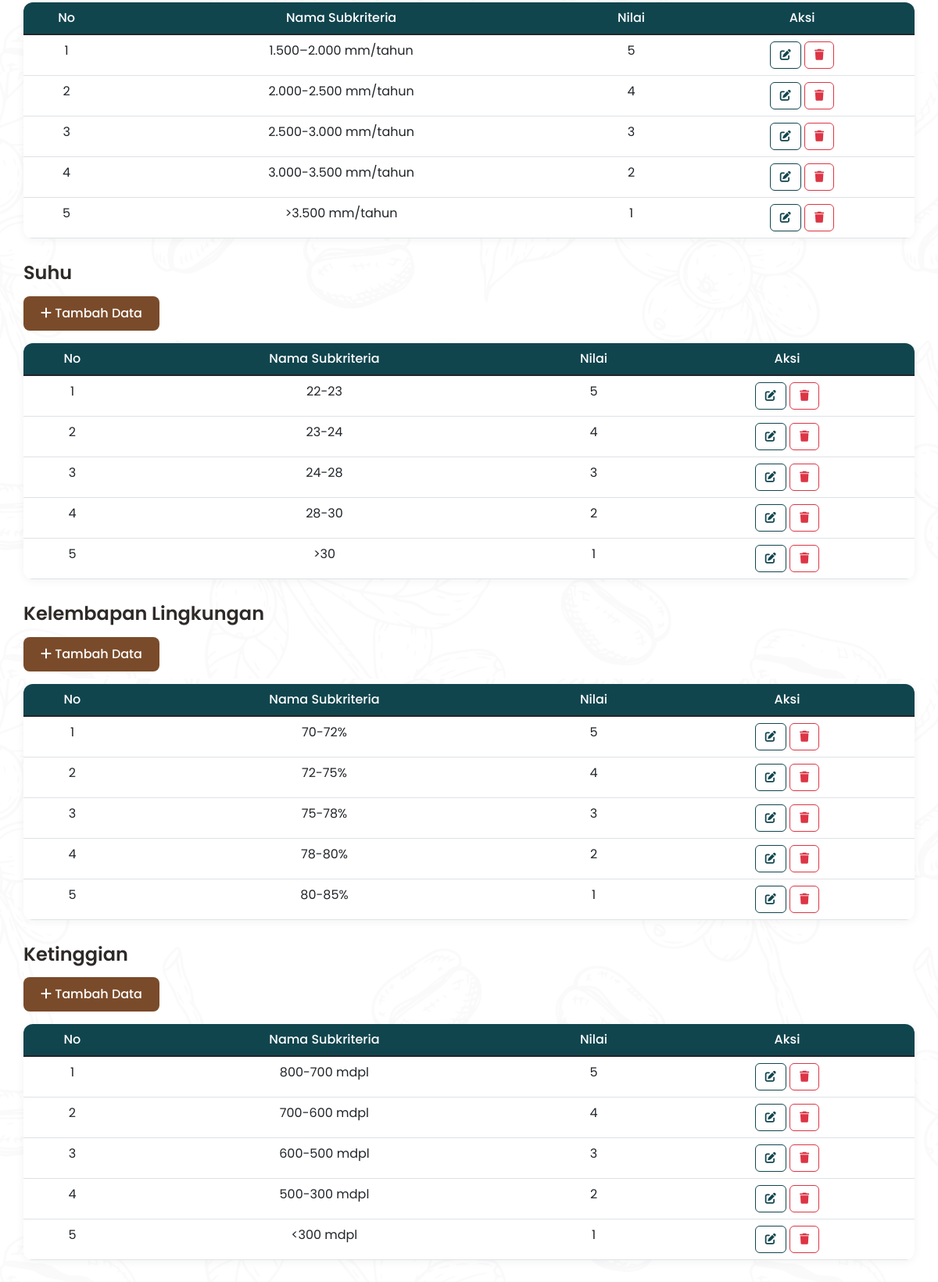
/subkriteria.php (signed in, lower part), run on an earlier commit of the app's database.
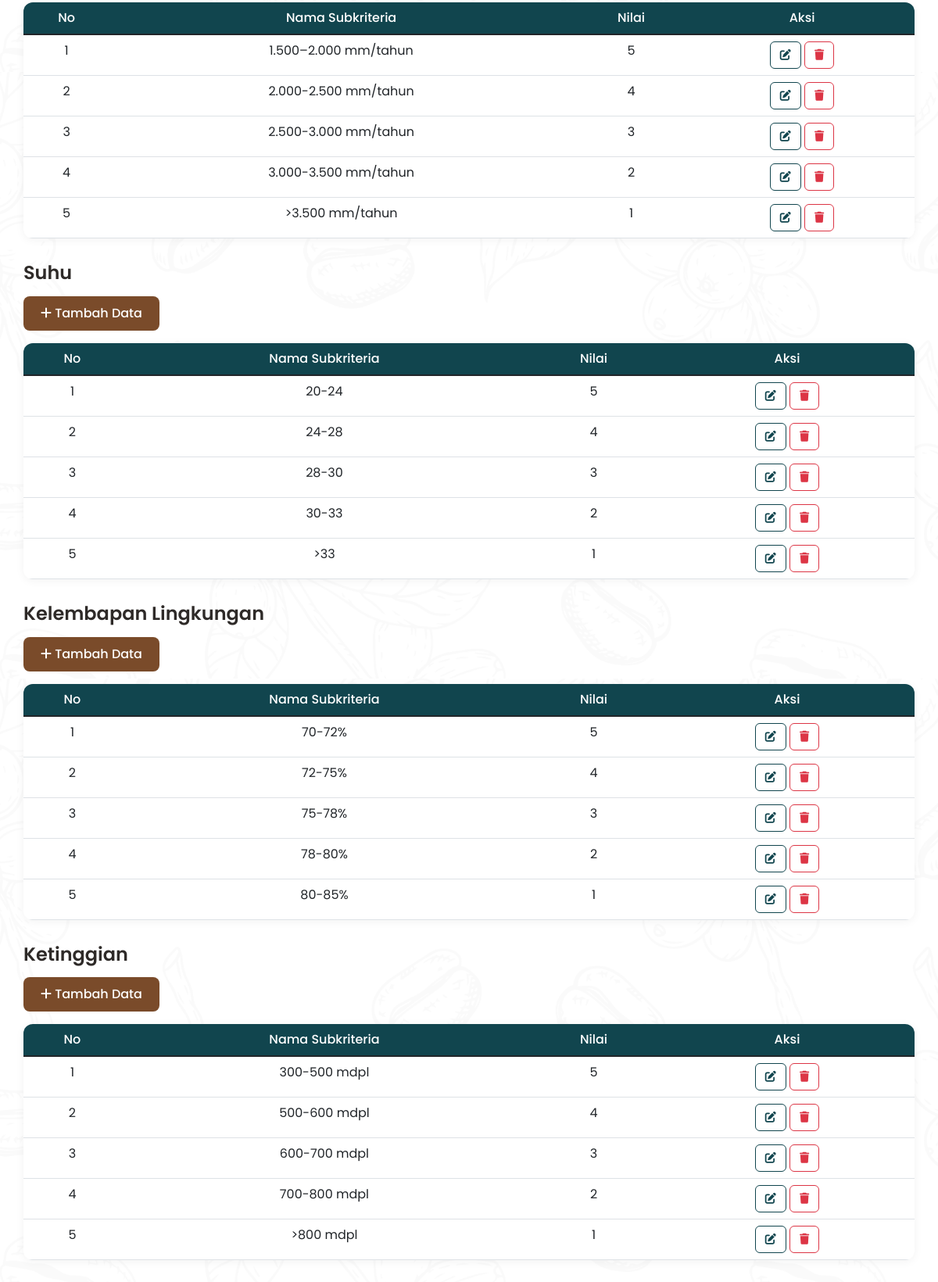
And on a later commit of the database.
### tables this page shows
CREATE TABLE `subkriteria` (
  `id_subkriteria` int(11) NOT NULL,
  `id_kriteria` int(11) NOT NULL,
  `nama_subkriteria` varchar(50) NOT NULL,
  `nilai_subkriteria` float NOT NULL
);

### subkriteria.php (the view, shortened to what this page needs)
<?php
include "koneksi.php";
?>
<!DOCTYPE html>
<html lang="id">
<head>
    <link href="https://cdn.jsdelivr.net/npm/bootstrap@5.1.3/dist/css/bootstrap.min.css" rel="stylesheet">
    <link rel="stylesheet" href="https://cdnjs.cloudflare.com/ajax/libs/font-awesome/6.0.0/css/all.min.css">
</head>
<body>
    <div class="container container-content">
        <?php
        $query_kriteria = mysqli_query($koneksi, "SELECT * FROM kriteria ORDER BY id_kriteria ASC");
        while ($kriteria = mysqli_fetch_array($query_kriteria)) {
            $id_kriteria = $kriteria['id_kriteria'];
        ?>
        <h4><?= $kriteria['nama_kriteria'] ?></h4>
        <button class="btn-primary mb-3" data-bs-toggle="modal" data-bs-target="#modalTambah<?= $id_kriteria ?>">
            <i class="fas fa-plus"></i> Tambah Data
        </button>
        <div class="table-container">
            <table class="table table-hover mb-0">
                <thead>
                    <tr>
                        <th>No</th>
                        <th>Nama Subkriteria</th>
                        <th>Nilai</th>
                        <th>Aksi</th>
                    </tr>
                </thead>
                <tbody>
                    <?php
                    $no = 1;
                    $query_sub = mysqli_query($koneksi, "SELECT * FROM subkriteria WHERE id_kriteria = '$id_kriteria' ORDER BY id_subkriteria ASC");
                    if (mysqli_num_rows($query_sub) > 0) {
                        while ($sub = mysqli_fetch_array($query_sub)) {
                            echo "<tr>
                                    <td>{$no}</td>
                                    <td>{$sub['nama_subkriteria']}</td>
                                    <td>{$sub['nilai_subkriteria']}</td>
                                    <td>
                                        <button class='btn-edit' onclick='editData({$sub['id_subkriteria']}, \"{$sub['nama_subkriteria']}\", \"{$sub['nilai_subkriteria']}\")'>
                                            <i class='fas fa-edit'></i>
                                        </button>
                                        <button class='btn-hapus' onclick='hapusData({$sub['id_subkriteria']}, \"{$sub['nama_subkriteria']}\")'>
                                            <i class='fas fa-trash'></i>
                                        </button>
                                    </td>
                                  </tr>";
                            $no++;
                        }
                    } else {
                        echo "<tr><td colspan='4' class='text-center'>Belum ada data subkriteria</td></tr>";
                    }
                    ?>
                </tbody>
            </table>
        </div>
        <?php } ?>
    </div>
</body>
</html>

What changed in the data, as far as the page shows it:
changed subkriteria (number 6 of 20 on the later page): nama_subkriteria "22-23" → "20-24"
changed subkriteria (number 7 of 20 on the later page): nama_subkriteria "23-24" → "24-28"
changed subkriteria (number 8 of 20 on the later page): nama_subkriteria "24-28" → "28-30"
changed subkriteria (number 9 of 20 on the later page): nama_subkriteria "28-30" → "30-33"
changed subkriteria (number 10 of 20 on the later page): nama_subkriteria ">30" → ">33"
changed subkriteria: nama_subkriteria "800-700 mdpl" → "300-500 mdpl"
changed subkriteria: nama_subkriteria "700-600 mdpl" → "500-600 mdpl"
changed subkriteria: nama_subkriteria "600-500 mdpl" → "600-700 mdpl"
changed subkriteria: nama_subkriteria "500-300 mdpl" → "700-800 mdpl"
changed subkriteria: nama_subkriteria "<300 mdpl" → ">800 mdpl"
